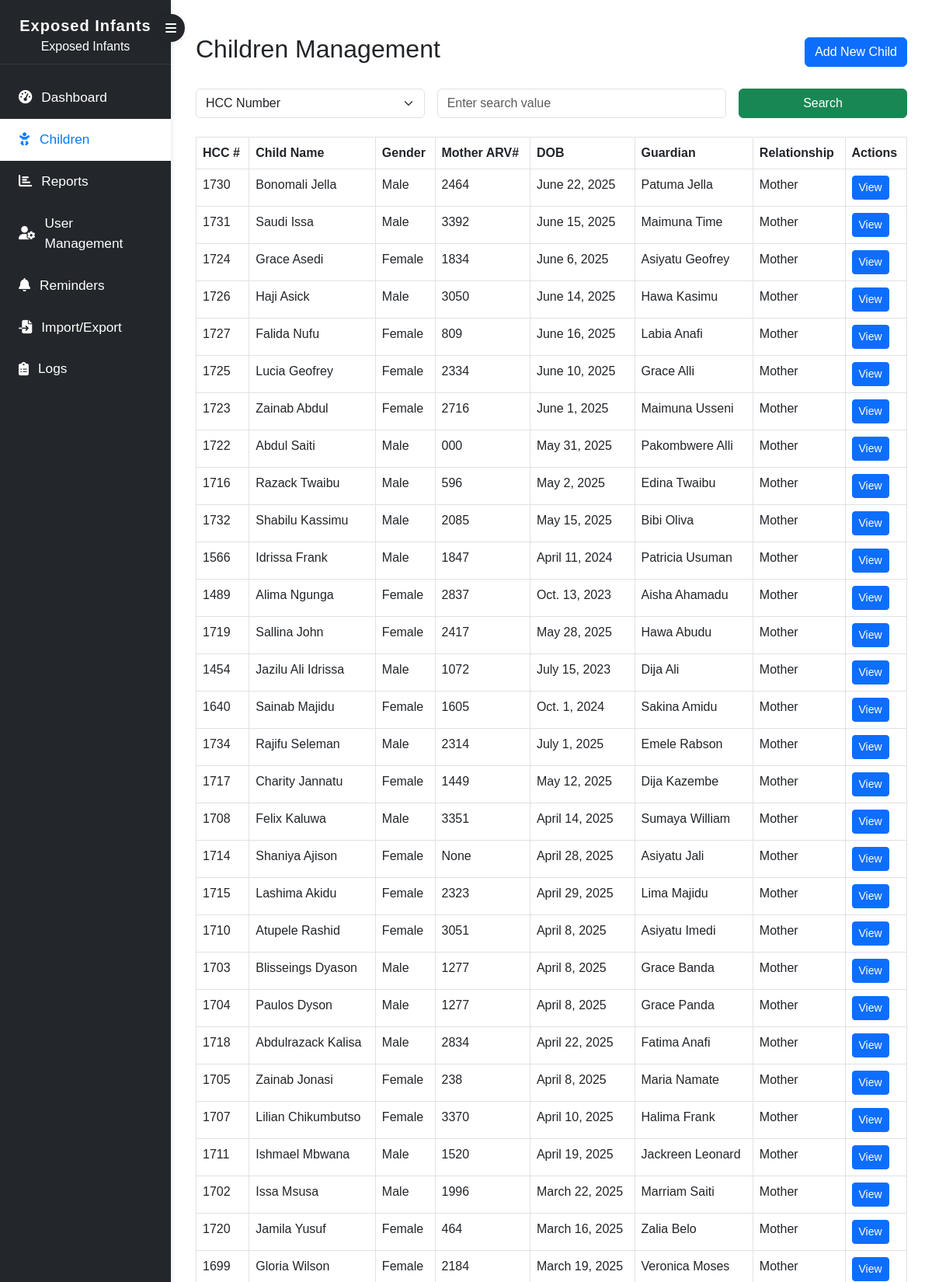
The app's page /children/exposed/children/ (signed in, upper part) with its own data.
### children/models.py (models this page shows, shortened)
class Child(models.Model):
    hcc_number = models.CharField(max_length=20, primary_key=True)
    child_name = models.CharField(max_length=200)
    child_dob = models.DateField()
    CHILD_GENDER_CHOICES = [
        ('Male', 'Male'),
        ('Female', 'Female')
    ]
    child_gender = models.CharField(max_length=6, choices=CHILD_GENDER_CHOICES)
    child_birth_weight = models.DecimalField(max_digits=5, decimal_places=2)
    guardian_name = models.CharField(max_length=200)
    relationship = models.CharField(max_length=100)
    guardian_phone = models.CharField(max_length=20)
    physical_address = models.TextField()
    AGREES_TO_FUP_CHOICES = [('Yes', 'Yes'), ('No', 'No')]
    agrees_to_fup = models.CharField(max_length=3, choices=AGREES_TO_FUP_CHOICES)
    MOTHER_STATUS_CHOICES = [
        ('Alive No ART', 'Alive No ART'),
        ('Alive OnART', 'Alive OnART'),
        ('Died', 'Died'),
        ('Unknown', 'Unknown'),
    ]
    mother_status = models.CharField(max_length=20, choices=MOTHER_STATUS_CHOICES)
    mother_art_number = models.CharField(max_length=20, blank=True, null=True)
    mother_art_start_date = models.DateField(blank=True, null=True)

### children/views.py (the view, shortened to what this page needs)
# urls.py: path('exposed/children/', views.children_view, name='children'),
@login_required
def children_view(request):
    children = Child.objects.all()
    return render(request, 'children.html', {'children': children})

### children/templates/children.html (shortened to what this page needs)
{% extends 'base.html' %}
{% block content %}
<div class="container mt-4">
    <div class="d-flex justify-content-between align-items-center mb-4">
        <h2>Children Management</h2>
        <a href="{% url 'children:add_child' %}" class="btn btn-primary">Add New Child</a>
    </div>
    <form method="post" class="row g-3 mb-4">
        <div class="col-md-4">
            <select name="search_by" class="form-select" required>
                <option value="hcc" {% if request.GET.search_by == "hcc" %}selected{% endif %}>HCC Number</option>
            </select>
        </div>
        <div class="col-md-5">
            <input type="text" name="query" class="form-control" placeholder="Enter search value" value="{{ request.GET.query }}" required>
        </div>
        <div class="col-md-3">
            <button type="submit" class="btn btn-success w-100">Search</button>
        </div>
    </form>
<table class="table table-bordered">
    <thead>
        <tr>
            <th>HCC #</th>
            <th>Child Name</th>
            <th>Gender</th>
            <th>Mother ARV#</th>
            <th>DOB</th>
            <th>Guardian</th>
            <th>Relationship</th>
            <th>Actions</th>
        </tr>
    </thead>
    <tbody>
        {% for child in children %}
        <tr>
            <td>{{ child.hcc_number }}</td>
            <td>{{ child.child_name }}</td>
            <td>{{ child.child_gender }}</td>
            <td>{{ child.mother_art_number }}</td>
            <td>{{ child.child_dob }}</td>
            <td>{{ child.guardian_name }}</td>
            <td>{{ child.relationship }}</td>
            <td>
                <a href="{% url 'children:child_dashboard' child.hcc_number %}" class="btn btn-sm btn-primary">View</a>
            </td>
        </tr>
        {% empty %}
        <tr><td colspan="6">No children found.</td></tr>
        {% endfor %}
    </tbody>
</table>
</div>
{% endblock %}

### children/static/css/styles.css (style rules this page uses)
html, body { height: 100%; margin: 0; font-family: Arial, sans-serif; }

### records on screen
Child: hcc_number "1730", child_name "Bonomali Jella", child_gender "Male", mother_art_number "2464", child_dob "June 22, 2025", guardian_name "Patuma Jella", relationship "Mother"
Child: hcc_number "1731", child_name "Saudi Issa", child_gender "Male", mother_art_number "3392", child_dob "June 15, 2025", guardian_name "Maimuna Time", relationship "Mother"
Child: hcc_number "1724", child_name "Grace Asedi", child_gender "Female", mother_art_number "1834", child_dob "June 6, 2025", guardian_name "Asiyatu Geofrey", relationship "Mother"
Child: hcc_number "1726", child_name "Haji Asick", child_gender "Male", mother_art_number "3050", child_dob "June 14, 2025", guardian_name "Hawa Kasimu", relationship "Mother"
Child: hcc_number "1727", child_name "Falida Nufu", child_gender "Female", mother_art_number "809", child_dob "June 16, 2025", guardian_name "Labia Anafi", relationship "Mother"
Child: hcc_number "1725", child_name "Lucia Geofrey", child_gender "Female", mother_art_number "2334", child_dob "June 10, 2025", guardian_name "Grace Alli", relationship "Mother"
Child: hcc_number "1723", child_name "Zainab Abdul", child_gender "Female", mother_art_number "2716", child_dob "June 1, 2025", guardian_name "Maimuna Usseni", relationship "Mother"
Child: hcc_number "1722", child_name "Abdul Saiti", child_gender "Male", mother_art_number "000", child_dob "May 31, 2025", guardian_name "Pakombwere Alli", relationship "Mother"
Child: hcc_number "1716", child_name "Razack Twaibu", child_gender "Male", mother_art_number "596", child_dob "May 2, 2025", guardian_name "Edina Twaibu", relationship "Mother"
Child: hcc_number "1732", child_name "Shabilu Kassimu", child_gender "Male", mother_art_number "2085", child_dob "May 15, 2025", guardian_name "Bibi Oliva", relationship "Mother"
Child: hcc_number "1566", child_name "Idrissa Frank", child_gender "Male", mother_art_number "1847", child_dob "April 11, 2024", guardian_name "Patricia Usuman", relationship "Mother"
Child: hcc_number "1489", child_name "Alima Ngunga", child_gender "Female", mother_art_number "2837", child_dob "Oct. 13, 2023", guardian_name "Aisha Ahamadu", relationship "Mother"
Child: hcc_number "1719", child_name "Sallina John", child_gender "Female", mother_art_number "2417", child_dob "May 28, 2025", guardian_name "Hawa Abudu", relationship "Mother"
Child: hcc_number "1454", child_name "Jazilu Ali Idrissa", child_gender "Male", mother_art_number "1072", child_dob "July 15, 2023", guardian_name "Dija Ali", relationship "Mother"
Child: hcc_number "1640", child_name "Sainab Majidu", child_gender "Female", mother_art_number "1605", child_dob "Oct. 1, 2024", guardian_name "Sakina Amidu", relationship "Mother"
Child: hcc_number "1734", child_name "Rajifu Seleman", child_gender "Male", mother_art_number "2314", child_dob "July 1, 2025", guardian_name "Emele Rabson", relationship "Mother"
Child: hcc_number "1717", child_name "Charity Jannatu", child_gender "Female", mother_art_number "1449", child_dob "May 12, 2025", guardian_name "Dija Kazembe", relationship "Mother"
Child: hcc_number "1708", child_name "Felix Kaluwa", child_gender "Male", mother_art_number "3351", child_dob "April 14, 2025", guardian_name "Sumaya William", relationship "Mother"
Child: hcc_number "1714", child_name "Shaniya Ajison", child_gender "Female", mother_art_number "None", child_dob "April 28, 2025", guardian_name "Asiyatu Jali", relationship "Mother"
Child: hcc_number "1715", child_name "Lashima Akidu", child_gender "Female", mother_art_number "2323", child_dob "April 29, 2025", guardian_name "Lima Majidu", relationship "Mother"
Child: hcc_number "1710", child_name "Atupele Rashid", child_gender "Female", mother_art_number "3051", child_dob "April 8, 2025", guardian_name "Asiyatu Imedi", relationship "Mother"
Child: hcc_number "1703", child_name "Blisseings Dyason", child_gender "Male", mother_art_number "1277", child_dob "April 8, 2025", guardian_name "Grace Banda", relationship "Mother"
Child: hcc_number "1704", child_name "Paulos Dyson", child_gender "Male", mother_art_number "1277", child_dob "April 8, 2025", guardian_name "Grace Panda", relationship "Mother"
Child: hcc_number "1718", child_name "Abdulrazack Kalisa", child_gender "Male", mother_art_number "2834", child_dob "April 22, 2025", guardian_name "Fatima Anafi", relationship "Mother"
Child: hcc_number "1705", child_name "Zainab Jonasi", child_gender "Female", mother_art_number "238", child_dob "April 8, 2025", guardian_name "Maria Namate", relationship "Mother"
Child: hcc_number "1707", child_name "Lilian Chikumbutso", child_gender "Female", mother_art_number "3370", child_dob "April 10, 2025", guardian_name "Halima Frank", relationship "Mother"
Child: hcc_number "1711", child_name "Ishmael Mbwana", child_gender "Male", mother_art_number "1520", child_dob "April 19, 2025", guardian_name "Jackreen Leonard", relationship "Mother"
Child: hcc_number "1702", child_name "Issa Msusa", child_gender "Male", mother_art_number "1996", child_dob "March 22, 2025", guardian_name "Marriam Saiti", relationship "Mother"
Child: hcc_number "1720", child_name "Jamila Yusuf", child_gender "Female", mother_art_number "464", child_dob "March 16, 2025", guardian_name "Zalia Belo", relationship "Mother"
Child: hcc_number "1699", child_name "Gloria Wilson", child_gender "Female", mother_art_number "2184", child_dob "March 19, 2025", guardian_name "Veronica Moses", relationship "Mother"
